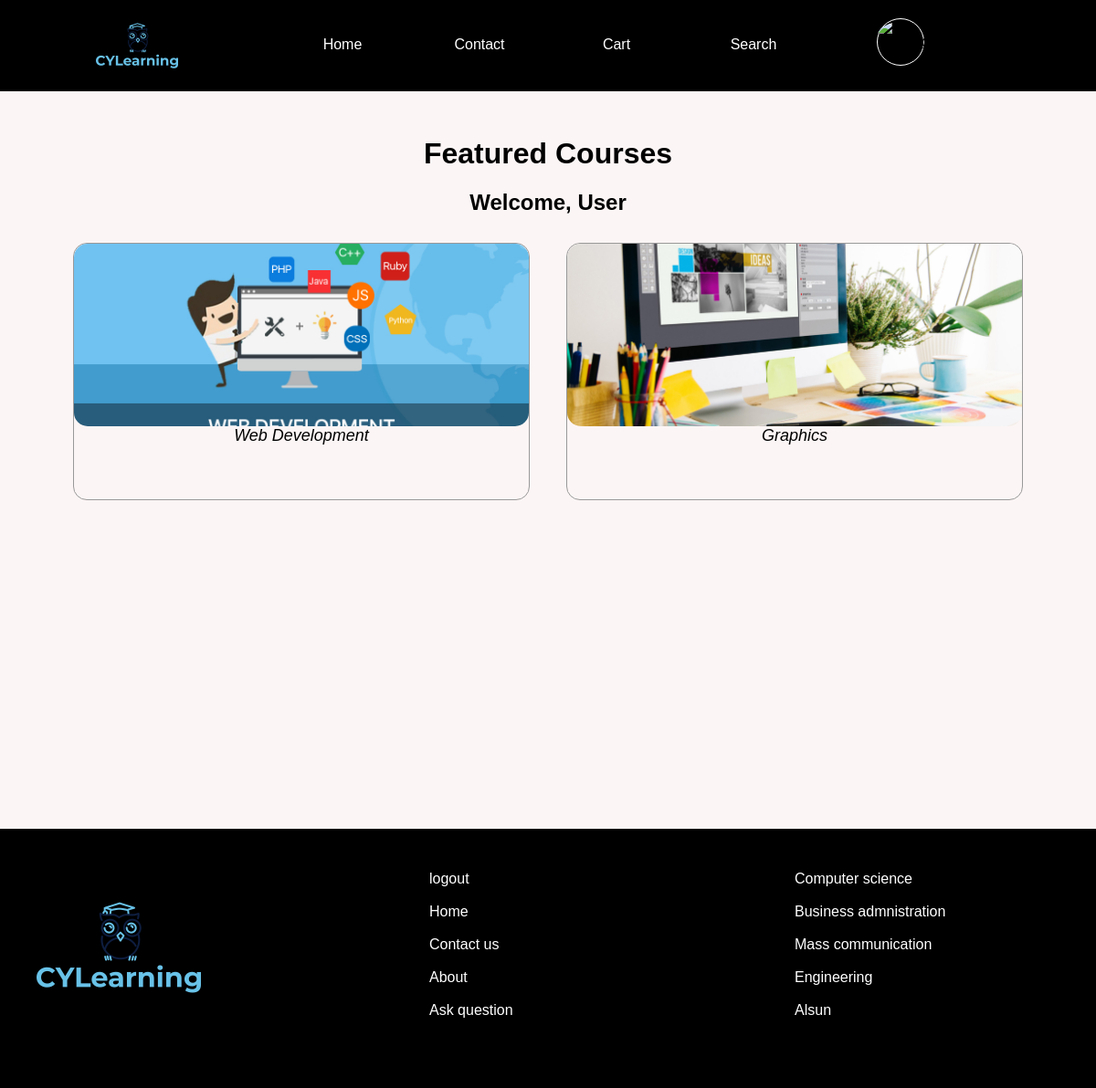
The app's page /home.php with its own data.
### tables this page shows
CREATE TABLE `course` (
  `id` int(11) NOT NULL,
  `courseId` int(11) NOT NULL,
  `courseName` varchar(128) NOT NULL,
  `courseHours` int(8) NOT NULL,
  `courseInstructor` text NOT NULL,
  `price` varchar(11) NOT NULL,
  `description` text NOT NULL,
  `tinydesc` text NOT NULL,
  `image` varchar(512) NOT NULL
);

### home.php (the view, shortened to what this page needs)
     <?php
include ("headernew.php");
?><h1 class="course-heading">Featured Courses</h1>
<h2 class="course-heading"><?php  echo "Welcome, ". $fullname ."<br>";  ?></h2>
<div class="all-courses">
<?php
$server = "localhost";
$username = "root";
$password = "";
$db = "mydb";
$conn = mysqli_connect($server,$username,$password,$db);
 $Query = "SELECT * FROM course";
    $ExecQuery = MySQLi_query($conn, $Query);
   if ($ExecQuery->num_rows > 0)
  {
    while($row = $ExecQuery->fetch_assoc())
    {
        $courseid = $row['id'];
?>
        <div class="course" onclick='window.location.href="course.php?id=<?php echo $courseid; ?>"'>
            <div class="course-bg">
                <img src="<?php echo $row['image'];?>" alt="course">
            </div>
            <div class="course-details">
   <?php     echo'<i>'.$row["courseName"].'</i>';?>
                <br>
            </div>
        </div>
  <?php
    }
}
?>  </div>
<?php include ("footernew.php"); ?>

### stylenew.css (style rules this page uses)
body { margin: 0; background-color: #fcf5f5; font-family: 'Montserrat', sans-serif; box-sizing: border-box; }
.all-courses { width: 90%; height: 500px; margin: 0 auto; padding: 10px; display: flex; }
.course-heading { text-align: center; }
.course { width: 200px; height: 280px; border-radius: 15px; border: 1px solid #999; flex: 1; text-align: center; margin: 0 20px; cursor: pointer; }
.course-bg { width: 100%; height: 200px; object-fit: cover; }
.course-bg img { width: 100%; height: 100%; object-fit: cover; border-radius: 15px; }
.course-details i { font-size: 18px; }

### style.css (style rules this page uses)
body { margin: 0; background-color: #fcf5f5; font-family: 'Montserrat', sans-serif; box-sizing: border-box; }
.all-courses { width: 90%; height: 500px; margin: 0 auto; padding: 10px; display: flex; }
.course-heading { text-align: center; }
.course { width: 200px; height: 280px; border-radius: 15px; border: 1px solid #999; flex: 1; text-align: center; margin: 0 20px; cursor: pointer; }
.course-bg { width: 100%; height: 200px; object-fit: cover; }
.course-bg img { width: 100%; height: 100%; object-fit: cover; border-radius: 15px; }
.course-details i { font-size: 18px; }

### records on screen
course: image (picture), courseName "Web Development"
course: image (picture), courseName "Graphics"

### other values on screen
$fullname "User"
